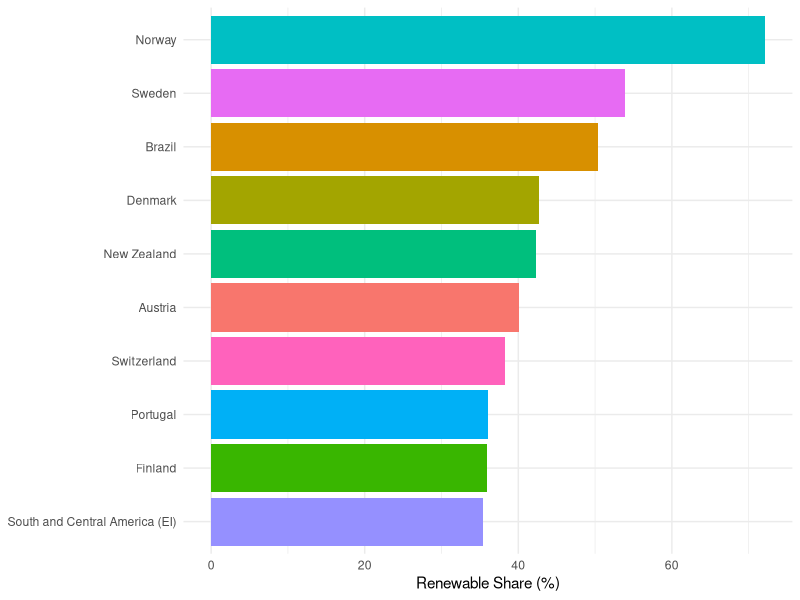
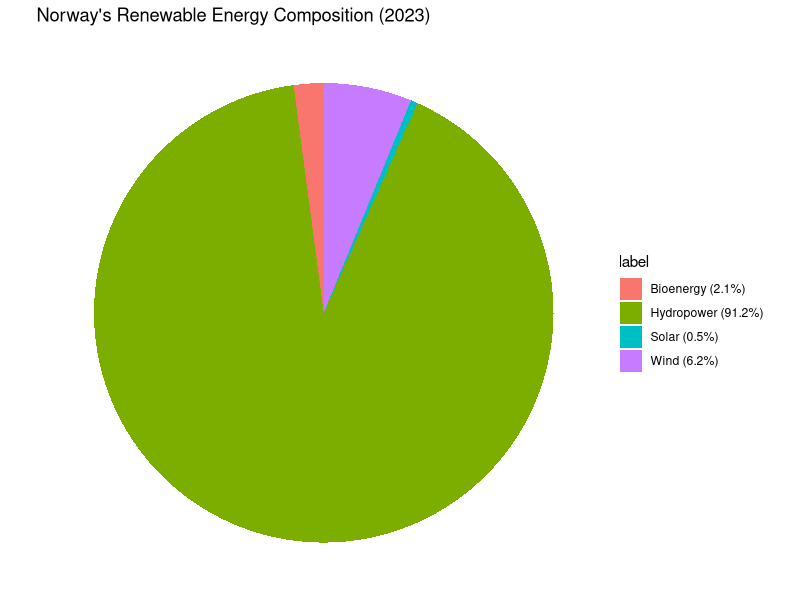
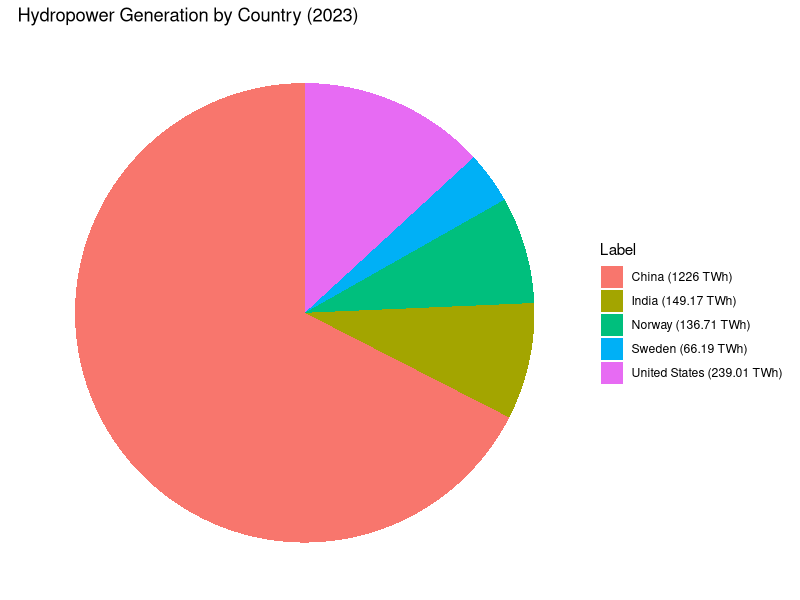

The R source for these figures, in order:
## ---- chunk 1
library(ggplot2)
library(readr)
library(tidyverse)

data <- read_csv("renewable-share-energy.csv")

top10_clean <- data %>%
  filter(Year == 2023, 
         !Entity %in% c("World", "Africa", "Asia", "Europe", "Oceania", 
                        "North America", "South America", "Eastern Africa (EI)")) %>%
  arrange(desc(`Renewables (% equivalent primary energy)`)) %>%
  slice(1:10)

ggplot(top10_clean, aes(x = reorder(Entity, `Renewables (% equivalent primary energy)`), 
                        y = `Renewables (% equivalent primary energy)`, fill = Entity)) +
  geom_col() +
  coord_flip() +
  labs(x = NULL, y = "Renewable Share (%)") +
  theme_minimal() +
  theme(legend.position = "none")
## ---- chunk 2
library(ggplot2)

df <- data.frame(
  source = c("Hydropower", "Wind", "Bioenergy", "Solar"),
  share = c(91.2, 6.2, 2.1, 0.5)
)

df$label <- paste0(df$source, " (", df$share, "%)")

ggplot(df, aes(x = "", y = share, fill = label)) +
  geom_col(width = 1) +
  coord_polar("y") +
  theme_void() +
  labs(title = "Norway's Renewable Energy Composition (2023)")
## ---- chunk 3
library(readr)
library(dplyr)
library(ggplot2)

hydro_data <- read_csv("hydropower-consumption.csv")

hydro_2023 <- hydro_data %>%
  filter(Year == 2023) %>%
  select(Entity, `Electricity from hydro - TWh`) %>%
  rename(Country = Entity, Hydro_TWh = `Electricity from hydro - TWh`) %>%
  arrange(desc(Hydro_TWh))

top5_plus_norway <- hydro_2023 %>%
  filter(Country %in% c(head(hydro_2023$Country, 5), "Norway")) %>%
  distinct()

top5_plus_norway$Label <- paste0(top5_plus_norway$Country, " (", top5_plus_norway$Hydro_TWh, " TWh)")

ggplot(top5_plus_norway, aes(x = "", y = Hydro_TWh, fill = Label)) +
  geom_col(width = 1) +
  coord_polar("y") +
  theme_void() +
  labs(title = "Hydropower Generation by Country (2023)")
